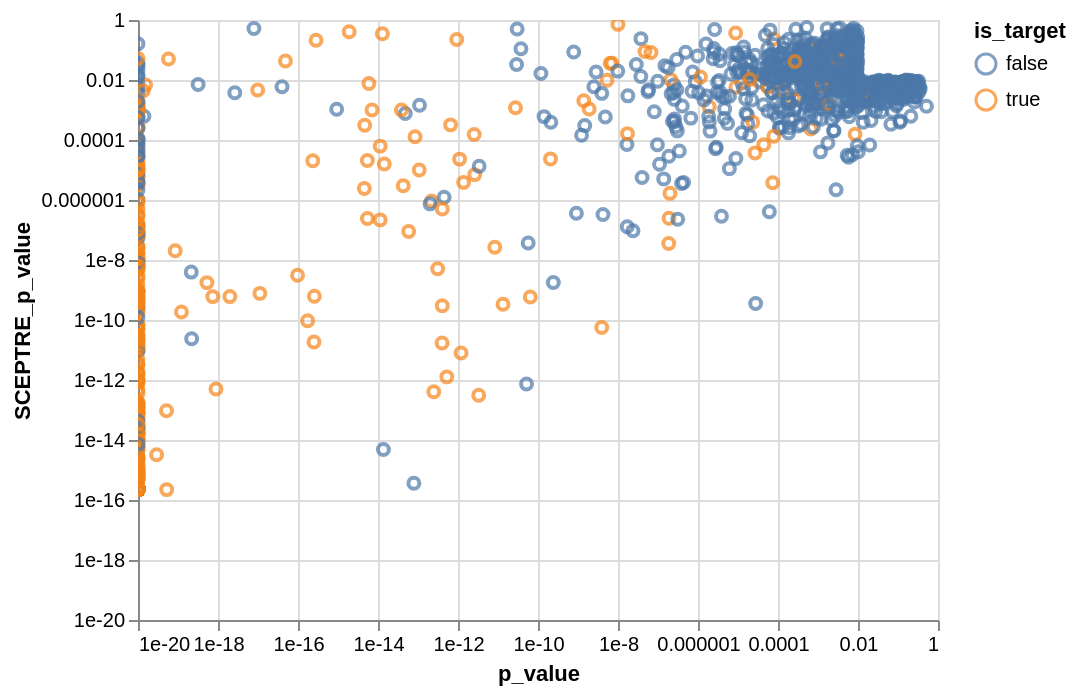

The code cell stored with this chart in its notebook:
### Code cell
# selection = alt.selection_single(fields=['gene', 'guide'])

alt.Chart(subset_results).mark_point().encode(
  x=alt.X('p_value', scale=alt.Scale(type="log", domain=[min_p_value, 1])),
  y=alt.Y('SCEPTRE_p_value', scale=alt.Scale(type="log", domain=[min_p_value, 1])),
  color='is_target',
  tooltip=['guide','gene', 'z_value', 'SCEPTRE_z_value'] 
).interactive()

### Figure 1 — Vega-Lite specification as saved in the notebook (floating-point values rounded to 4 significant figures; data arrays with more than 128 entries replaced by an {"elided": "..."} marker saying what was removed)
{"config": {"view": {"continuousWidth": 400, "continuousHeight": 300}}, "data": {"name": "data-bcbf24965d375b0668ca34b830e2bb5e"}, "mark": "point", "encoding": {"color": {"field": "is_target", "type": "nominal"}, "tooltip": [{"field": "guide", "type": "nominal"}, {"field": "gene", "type": "nominal"}, {"field": "z_value", "type": "quantitative"}, {"field": "SCEPTRE_z_value", "type": "quantitative"}], "x": {"field": "p_value", "scale": {"domain": [1e-20, 1], "type": "log"}, "type": "quantitative"}, "y": {"field": "SCEPTRE_p_value", "scale": {"domain": [1e-20, 1], "type": "log"}, "type": "quantitative"}}, "selection": {"selector002": {"type": "interval", "bind": "scales", "encodings": ["x", "y"]}}, "$schema": "https://vega.github.io/schema/vega-lite/v4.17.0.json", "datasets": {"data-bcbf24965d375b0668ca34b830e2bb5e": {"elided": "1546 records"}}}
